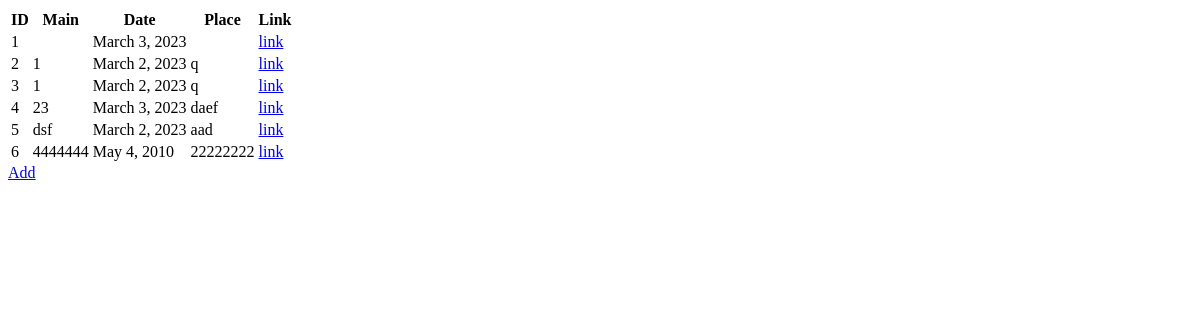
The app's page /photojets/events/, older data.
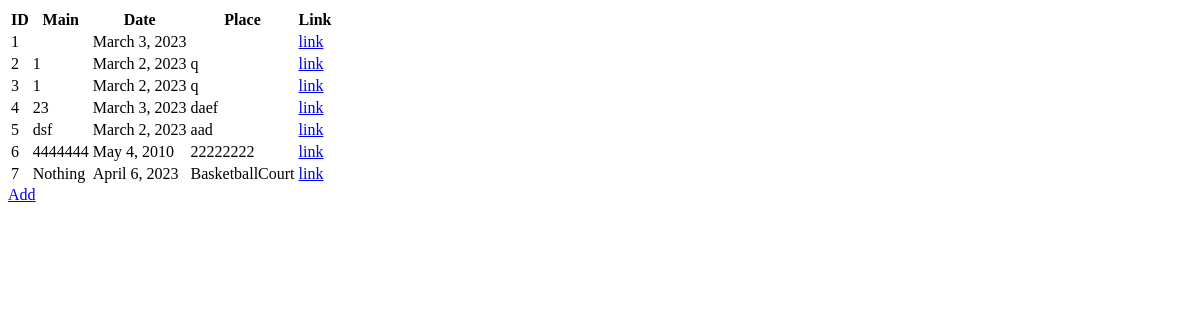
The same page, newer data.
### photo/models.py (models this page shows, shortened)
class EVENT(models.Model):
    E_id = models.IntegerField()
    date = models.DateField()
    place = models.CharField(max_length=1000)
    photo_link = models.CharField(max_length=1000)
    desc = models.CharField(max_length=1000)
    main_topic = models.CharField(max_length=64)

### photo/views.py (the view)
# urls.py: path('/events/',views.event_page, name="events"),
def event_page(request):
    dat = EVENT.objects.all()
    return render(request, 'events.html',{
        "data":dat
    })

### photo/templates/events.html (shortened to what this page needs)
<html lang="en">
<head>
</head>
<body>
    <table>
        <thead>
            <th>ID</th>
            <th>Main</th>
            <th>Date</th>
            <th>Place</th>
            <th>Link</th>
        </thead>
        <tbody>
            {% for x in data %}
                <tr>
                    <td>{{ x.E_id }}</td>
                    <td>{{ x.main_topic }}</td>
                    <td>{{ x.date }}</td>
                    <td>{{ x.place }}</td>
                    <td><a href="{% url 'page' x.E_id %}">link</a></td>
                </tr>
            {% endfor %}
        </tbody>
    </table>
    <a href="{% url 'add' %}">Add</a>
</body>
</html>

Row changes from the older to the newer data that the page shows:
added EVENT: E_id "7", main_topic "Nothing", date "April 6, 2023", place "BasketballCourt"
